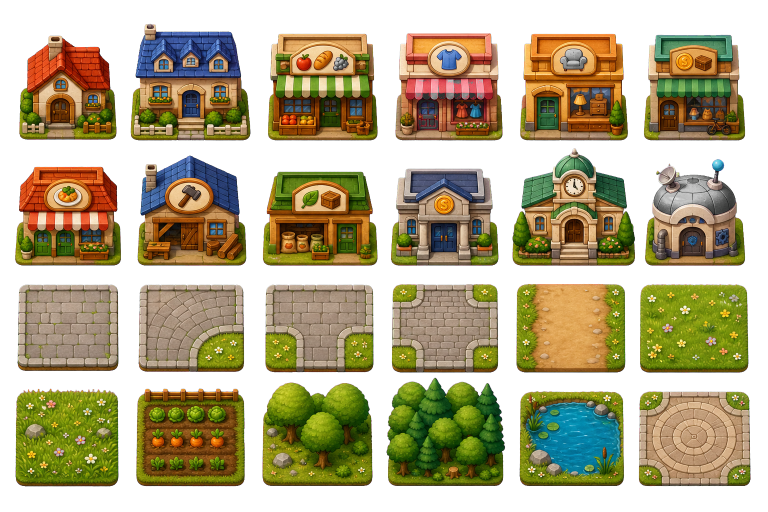
#> input picture map-assets/assets/town_blocks/source/town_blocks_atlas.png, 1536 x 1024 px (shown at 1/2 size)
$ python split_town_blocks.py
#> lines starting #> are read from the running program, lines starting #| are printed output that depends on the picture
#> in main, atlas is the input picture: PIL image 1536x1024 RGBA; mean R, G, B, A 77.7, 68.7, 36.2, 151.9
from __future__ import annotations

import json
import math
import random
from pathlib import Path

from PIL import Image, ImageDraw


ROOT = Path(__file__).resolve().parents[1]
SOURCE = ROOT / "assets" / "town_blocks" / "source" / "town_blocks_atlas.png"
SPRITES = ROOT / "assets" / "town_blocks" / "sprites"
TILES = ROOT / "assets" / "town_blocks" / "tiles"
SEAMLESS_TILES = ROOT / "assets" / "town_blocks" / "seamless_tiles"
DOCS = ROOT / "assets" / "town_blocks" / "docs"
META = ROOT / "assets" / "town_blocks" / "atlas.json"

TILE_SIZE = 256
COLUMNS = 6

ASSETS = [
    ("house_red", "building", "small cozy house with red roof"),
    ("house_blue", "building", "larger house with blue roof"),
    ("shop_food", "building", "food shop"),
    ("shop_clothing", "building", "clothing shop"),
    ("shop_interior", "building", "interior and furniture shop"),
    ("shop_pawn", "building", "pawn or secondhand shop"),
    ("restaurant", "building", "small restaurant"),
    ("builder_shop", "building", "construction and carpenter shop"),
    ("farm_coop", "building", "agricultural cooperative shop"),
    ("bank", "building", "small bank"),
    ("town_hall", "building", "town hall or community building"),
    ("agent_hut", "building", "tiny agent hut or workshop"),
    ("road_straight", "road", "straight cobblestone road tile"),
    ("road_corner", "road", "curved road corner tile"),
    ("road_t", "road", "road T-junction tile"),
    ("road_cross", "road", "road crossing tile"),
    ("dirt_path", "terrain", "dirt path tile"),
    ("grass_field", "terrain", "grassy field tile with flowers"),
    ("wild_meadow", "terrain", "wild meadow tile"),
    ("farm_plot", "terrain", "farm plot tile"),
    ("forest_edge", "obstacle", "forest edge block"),
    ("dense_forest", "obstacle", "dense forest block"),
    ("pond_edge", "water", "pond or water edge tile"),
    ("plaza_stone", "terrain", "plaza stone tile"),
]


BACKGROUND_KINDS = {"road", "terrain", "water", "obstacle"}


def color_shift(color: tuple[int, int, int], amount: int) -> tuple[int, int, int]:
    return tuple(max(0, min(255, channel + amount)) for channel in color)


def draw_scattered_detail(draw: ImageDraw.ImageDraw, rng: random.Random, kind: str) -> None:
    if kind in {"grass_field", "wild_meadow", "forest_edge", "dense_forest"}:
        flower_colors = [(245, 231, 92), (255, 174, 105), (245, 246, 235), (225, 123, 170)]
        count = 34 if kind == "grass_field" else 22
        if kind in {"forest_edge", "dense_forest"}:
            count = 8
        for _ in range(count):
            x = rng.randrange(8, TILE_SIZE - 8)
            y = rng.randrange(8, TILE_SIZE - 8)
            color = rng.choice(flower_colors)
            draw.ellipse((x - 2, y - 2, x + 2, y + 2), fill=color)
        for _ in range(80):
            x = rng.randrange(TILE_SIZE)
            y = rng.randrange(TILE_SIZE)
            draw.line((x, y, x + rng.randrange(-2, 3), y - rng.randrange(2, 7)), fill=(75, 136, 42), width=1)


def draw_stone_grid(draw: ImageDraw.ImageDraw, base: tuple[int, int, int], mortar: tuple[int, int, int]) -> None:
    draw.rectangle((0, 0, TILE_SIZE, TILE_SIZE), fill=base)
    cell_w, cell_h = 32, 24
    for y in range(-cell_h, TILE_SIZE + cell_h, cell_h):
        offset = 0 if (y // cell_h) % 2 == 0 else cell_w // 2
        for x in range(-cell_w, TILE_SIZE + cell_w, cell_w):
            x0 = x + offset
            draw.rounded_rectangle((x0 + 2, y + 2, x0 + cell_w - 2, y + cell_h - 2), radius=4, fill=color_shift(base, 10), outline=mortar, width=2)


def make_seamless_tile(asset_id: str, kind: str, fallback: Image.Image) -> Image.Image:
    rng = random.Random(asset_id)
    tile = Image.new("RGBA", (TILE_SIZE, TILE_SIZE), (118, 160, 54, 255))
    draw = ImageDraw.Draw(tile, "RGBA")

    if asset_id in {"grass_field", "wild_meadow"}:
        base = (111, 164, 54) if asset_id == "grass_field" else (91, 151, 55)
        draw.rectangle((0, 0, TILE_SIZE, TILE_SIZE), fill=base)
        for y in range(0, TILE_SIZE, 16):
            draw.line((0, y, TILE_SIZE, y), fill=(*color_shift(base, 10), 70), width=2)
        draw_scattered_detail(draw, rng, asset_id)
    elif asset_id == "farm_plot":
        draw.rectangle((0, 0, TILE_SIZE, TILE_SIZE), fill=(111, 72, 38))
        for y in range(16, TILE_SIZE, 32):
            draw.rounded_rectangle((0, y - 8, TILE_SIZE, y + 8), radius=8, fill=(94, 59, 31))
            for x in range(16, TILE_SIZE, 32):
                draw.ellipse((x - 7, y - 7, x + 7, y + 7), fill=(80, 151, 52))
                draw.ellipse((x - 3, y - 13, x + 9, y - 1), fill=(98, 178, 61))
    elif asset_id == "dirt_path":
        draw.rectangle((0, 0, TILE_SIZE, TILE_SIZE), fill=(196, 137, 75))
        for _ in range(130):
            x = rng.randrange(TILE_SIZE)
            y = rng.randrange(TILE_SIZE)
            r = rng.randrange(1, 4)
            shade = rng.choice([(171, 111, 61), (219, 164, 95), (139, 100, 71)])
            draw.ellipse((x - r, y - r, x + r, y + r), fill=(*shade, 135))
    elif asset_id.startswith("road") or asset_id == "plaza_stone":
        if asset_id == "plaza_stone":
            draw.rectangle((0, 0, TILE_SIZE, TILE_SIZE), fill=(188, 160, 125))
            for radius in range(24, 170, 28):
                draw.ellipse((128 - radius, 128 - radius, 128 + radius, 128 + radius), outline=(132, 108, 86), width=3)
            for angle in range(0, 360, 30):
                end_x = 128 + int(190 * math.cos(math.radians(angle)))
                end_y = 128 + int(190 * math.sin(math.radians(angle)))
                draw.line((128, 128, end_x, end_y), fill=(132, 108, 86), width=2)
        else:
            draw_stone_grid(draw, (154, 148, 132), (104, 100, 90))
    elif asset_id in {"forest_edge", "dense_forest"}:
        draw.rectangle((0, 0, TILE_SIZE, TILE_SIZE), fill=(53, 113, 45))
        count = 22 if asset_id == "dense_forest" else 14
        for _ in range(count):
            x = rng.randrange(-12, TILE_SIZE + 12)
            y = rng.randrange(-12, TILE_SIZE + 12)
            r = rng.randrange(22, 42)
            color = rng.choice([(58, 128, 52), (76, 151, 55), (45, 104, 67), (95, 166, 55)])
            draw.ellipse((x - r, y - r, x + r, y + r), fill=color)
            draw.ellipse((x - r + 8, y - r + 7, x + r - 10, y + r - 12), fill=(*color_shift(color, 18), 95))
        draw_scattered_detail(draw, rng, asset_id)
    elif asset_id == "pond_edge":
        draw.rectangle((0, 0, TILE_SIZE, TILE_SIZE), fill=(54, 153, 184))
        for y in range(18, TILE_SIZE, 28):
            draw.arc((-20, y - 16, 120, y + 24), 10, 170, fill=(104, 203, 222), width=3)
            draw.arc((120, y - 18, 280, y + 26), 190, 350, fill=(38, 120, 164), width=2)
        for _ in range(18):
            x = rng.randrange(TILE_SIZE)
            y = rng.randrange(TILE_SIZE)
            draw.ellipse((x - 8, y - 3, x + 8, y + 3), fill=(77, 178, 101, 160))
    else:
        return filled_tile(fallback)

    tile.putalpha(255)
    return tile


def find_components(atlas: Image.Image) -> list[tuple[int, int, int, int]]:
    alpha = atlas.getchannel("A")
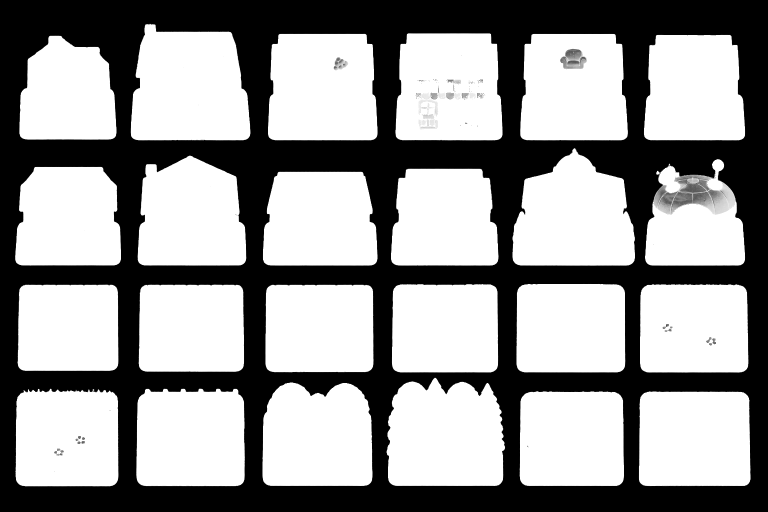
#> alpha: PIL image 1536x1024 L (shown at 1/2 size); min 0, max 255, mean 151.9
    width, height = atlas.size
#> width = 1536; height = 1024
    seen = bytearray(width * height)
    components: list[tuple[int, tuple[int, int, int, int]]] = []

    for start_y in range(height):
        for start_x in range(width):
            start_index = start_y * width + start_x
            if seen[start_index] or alpha.getpixel((start_x, start_y)) <= 10:
                continue

            stack = [(start_x, start_y)]
            seen[start_index] = 1
            xs: list[int] = []
            ys: list[int] = []

            while stack:
                x, y = stack.pop()
                xs.append(x)
                ys.append(y)
                for nx, ny in ((x + 1, y), (x - 1, y), (x, y + 1), (x, y - 1)):
                    if 0 <= nx < width and 0 <= ny < height:
                        index = ny * width + nx
                        if not seen[index] and alpha.getpixel((nx, ny)) > 10:
                            seen[index] = 1
                            stack.append((nx, ny))

            if len(xs) > 100:
                components.append((len(xs), (min(xs), min(ys), max(xs) + 1, max(ys) + 1)))

    boxes = [box for _, box in components]
    boxes.sort(key=lambda box: ((box[1] + box[3]) / 2, (box[0] + box[2]) / 2))
    rows = [boxes[i : i + COLUMNS] for i in range(0, len(boxes), COLUMNS)]
    if len(rows) != 4 or any(len(row) != COLUMNS for row in rows):
        raise ValueError(f"Expected 24 large components in 4 rows, got {len(boxes)}")
    ordered: list[tuple[int, int, int, int]] = []
    for row in rows:
        ordered.extend(sorted(row, key=lambda box: (box[0] + box[2]) / 2))
    return ordered


def padded_box(box: tuple[int, int, int, int], image_size: tuple[int, int], padding: int = 4) -> tuple[int, int, int, int]:
    x0, y0, x1, y1 = box
    width, height = image_size
    return (max(0, x0 - padding), max(0, y0 - padding), min(width, x1 + padding), min(height, y1 + padding))


def placed_sprite(atlas: Image.Image, box: tuple[int, int, int, int], kind: str) -> tuple[Image.Image, dict[str, int]]:
    crop = atlas.crop(padded_box(box, atlas.size))
    bbox = crop.getchannel("A").getbbox()
    if bbox is None:
        return Image.new("RGBA", (TILE_SIZE, TILE_SIZE), (0, 0, 0, 0)), {"x": 0, "y": 0, "w": 0, "h": 0}
    crop = crop.crop(bbox)
    if crop.width > TILE_SIZE or crop.height > TILE_SIZE:
        scale = min(TILE_SIZE / crop.width, TILE_SIZE / crop.height)
        crop = crop.resize((int(crop.width * scale), int(crop.height * scale)), Image.Resampling.LANCZOS)

    sprite = Image.new("RGBA", (TILE_SIZE, TILE_SIZE), (0, 0, 0, 0))
    x = (TILE_SIZE - crop.width) // 2
    if kind in {"building", "obstacle", "water"}:
        y = TILE_SIZE - crop.height - 18
    else:
        y = (TILE_SIZE - crop.height) // 2
    y = max(0, min(TILE_SIZE - crop.height, y))
    sprite.alpha_composite(crop, (x, y))
    return sprite, {"x": x, "y": y, "w": crop.width, "h": crop.height}


def filled_tile(sprite: Image.Image) -> Image.Image:
    """Place a sprite on an opaque representative color so background tiles meet cleanly."""
    source = sprite.convert("RGBA")
    bbox = source.getchannel("A").getbbox()
    if bbox is not None:
        source = source.crop(bbox).resize((TILE_SIZE, TILE_SIZE), Image.Resampling.LANCZOS)
    colors: dict[tuple[int, int, int], int] = {}
    raw = source.tobytes()
    for index in range(0, len(raw), 4):
        r, g, b, a = raw[index], raw[index + 1], raw[index + 2], raw[index + 3]
        if a > 230 and r + g + b > 80:
            key = (round(r / 16) * 16, round(g / 16) * 16, round(b / 16) * 16)
            colors[key] = colors.get(key, 0) + 1
    fill = max(colors.items(), key=lambda item: item[1])[0] if colors else (128, 160, 104)
    out = Image.new("RGBA", source.size, (*fill, 255))
    out.alpha_composite(source)
    return out


def collision_for(kind: str, content: dict[str, int]) -> dict[str, object]:
    if kind not in {"building", "obstacle", "water"}:
        return {"type": "none", "solid": False}
    if kind == "building":
        rect = {
            "x": content["x"] + round(content["w"] * 0.12),
            "y": content["y"] + round(content["h"] * 0.66),
            "w": round(content["w"] * 0.76),
            "h": max(24, round(content["h"] * 0.22)),
        }
    elif kind == "water":
        rect = {
            "x": content["x"] + round(content["w"] * 0.05),
            "y": content["y"] + round(content["h"] * 0.18),
            "w": round(content["w"] * 0.90),
            "h": round(content["h"] * 0.62),
        }
    else:
        rect = {
            "x": content["x"] + round(content["w"] * 0.06),
            "y": content["y"] + round(content["h"] * 0.18),
            "w": round(content["w"] * 0.88),
            "h": round(content["h"] * 0.70),
        }
    return {"type": "rect", "solid": True, **rect}


def main() -> None:
    SPRITES.mkdir(parents=True, exist_ok=True)
    TILES.mkdir(parents=True, exist_ok=True)
    SEAMLESS_TILES.mkdir(parents=True, exist_ok=True)
    DOCS.mkdir(parents=True, exist_ok=True)

    atlas = Image.open(SOURCE).convert("RGBA")
    component_boxes = find_components(atlas)
#> component_boxes = 24 items, first 6: (38, 71, 233, 280), (261, 47, 501, 281), (536, 67, 756, 281), (790, 66, 1006, 281), (1040, 67, 1256, 281), (1287, 69, 1491, 281)
    manifest: dict[str, object] = {
        "tileSize": TILE_SIZE,
        "columns": COLUMNS,
        "camera": "3/4 top-down orthographic",
        "anchor": {"x": 128, "y": 224, "meaning": "bottom-center gameplay anchor"},
        "collisionGuidance": "Use the supplied simple rects for buildings, forest, and water. Roads and terrain are passable.",
        "assets": [],
    }

    preview = Image.new("RGBA", (COLUMNS * TILE_SIZE, 4 * TILE_SIZE), (255, 255, 255, 255))
#> preview: PIL image 1536x1024 RGBA; every value is 255
    overlay = Image.new("RGBA", (COLUMNS * TILE_SIZE, 4 * TILE_SIZE), (255, 255, 255, 255))
    seamless_preview = Image.new("RGBA", (COLUMNS * TILE_SIZE, 4 * TILE_SIZE), (255, 255, 255, 255))

    for index, (name, kind, description) in enumerate(ASSETS):
        col = index % COLUMNS
        row = index // COLUMNS
        source_box = component_boxes[index]
        sprite, content_box = placed_sprite(atlas, source_box, kind)
        collision = collision_for(kind, content_box)
        sprite_path = SPRITES / f"{name}.png"
        sprite.save(sprite_path)
        tile_path = TILES / f"{name}.png"
        filled_tile(sprite).save(tile_path)
        seamless_path = SEAMLESS_TILES / f"{name}.png"
        seamless = make_seamless_tile(name, kind, sprite)
        seamless.save(seamless_path)

        preview.alpha_composite(sprite, (col * TILE_SIZE, row * TILE_SIZE))
        seamless_preview.alpha_composite(seamless, (col * TILE_SIZE, row * TILE_SIZE))
        overlay.alpha_composite(sprite, (col * TILE_SIZE, row * TILE_SIZE))
        if collision["type"] == "rect":
            draw = ImageDraw.Draw(overlay, "RGBA")
            x0 = col * TILE_SIZE + int(collision["x"])
            y0 = row * TILE_SIZE + int(collision["y"])
            x1 = x0 + int(collision["w"])
            y1 = y0 + int(collision["h"])
            draw.rectangle((x0, y0, x1, y1), outline=(255, 40, 40, 255), width=4, fill=(255, 40, 40, 42))

        manifest["assets"].append(
            {
                "id": name,
                "file": f"sprites/{name}.png",
                "tileFile": f"tiles/{name}.png",
                "seamlessTileFile": f"seamless_tiles/{name}.png",
                "kind": kind,
                "description": description,
                "atlasIndex": index,
                "sourceBounds": {"x": source_box[0], "y": source_box[1], "w": source_box[2] - source_box[0], "h": source_box[3] - source_box[1]},
                "spriteContentBounds": content_box,
                "recommendedLayer": "background" if kind in BACKGROUND_KINDS else "object",
                "collision": collision,
            }
        )
#> this loop made 24 passes
#> (source_box, content_box, rect in collision_for) on passes 1 to 4: ((38, 71, 233, 280), {'x': 30, 'y': 29, 'w': 195, 'h': 209}, {'x': 53, 'y': 167, 'w': 148, 'h': 46}), ((261, 47, 501, 281), {'x': 8, 'y': 4, 'w': 240, 'h': 234}, {'x': 37, 'y': 158, 'w': 182, 'h': 51}), ((536, 67, 756, 281), {'x': 18, 'y': 24, 'w': 220, 'h': 214}, {'x': 44, 'y': 165, 'w': 167, 'h': 47}), ((790, 66, 1006, 281), {'x': 20, 'y': 23, 'w': 216, 'h': 215}, {'x': 46, 'y': 165, 'w': 164, 'h': 47})
#> content_box on passes 13 to 18: {'x': 26, 'y': 41, 'w': 203, 'h': 173}, {'x': 21, 'y': 40, 'w': 213, 'h': 175}, {'x': 19, 'y': 40, 'w': 217, 'h': 176}, {'x': 21, 'y': 39, 'w': 214, 'h': 178}, {'x': 18, 'y': 39, 'w': 219, 'h': 178}, {'x': 19, 'y': 39, 'w': 217, 'h': 178}
#> pass 1, in placed_sprite, `crop = atlas.crop(padded_box(box, atlas.size))`:
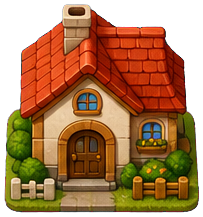
#> crop: PIL image 203x217 RGBA; mean R, G, B, A 107.8, 63.7, 25.9, 190.6; transparent parts drawn white
#> pass 1, in main, `sprite, content_box = placed_sprite(atlas, source_box, kind)`:
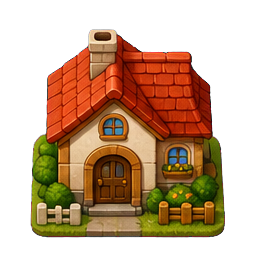
#> sprite: PIL image 256x256 RGBA; mean R, G, B, A 72.4, 42.8, 17.4, 128.1; transparent parts drawn white
#> after the loop:
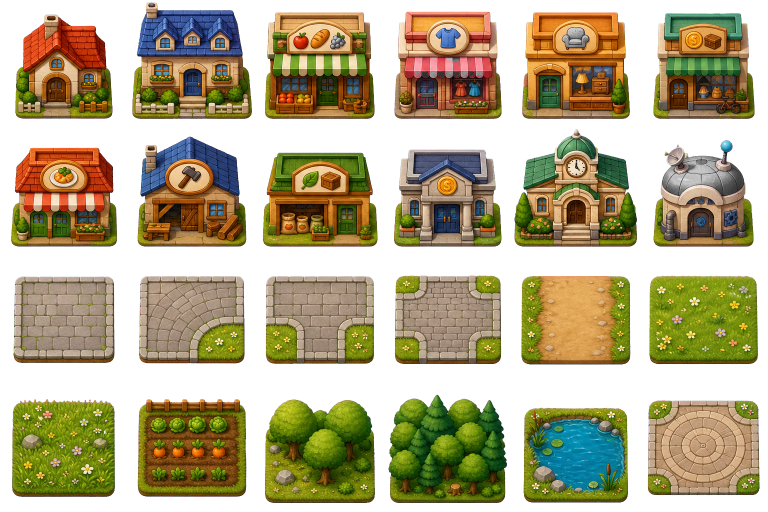
#> preview: PIL image 1536x1024 RGBA (shown at 1/2 size); mean R, G, B, A 180.2, 171.2, 138.7, 255
#> after the loop:
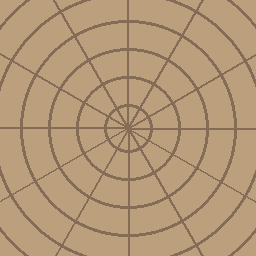
#> seamless: PIL image 256x256 RGBA; mean R, G, B, A 179.9, 152.5, 119.4, 255
#> after the loop:
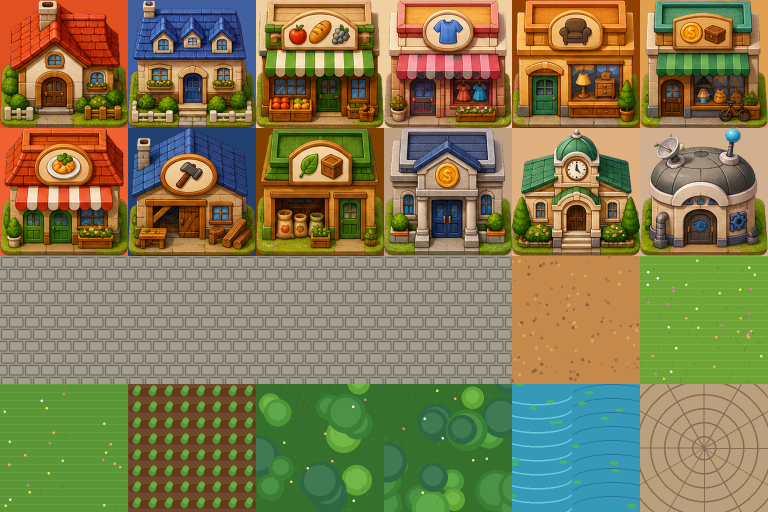
#> seamless_preview: PIL image 1536x1024 RGBA (shown at 1/2 size); mean R, G, B, A 129.8, 122.4, 80.6, 255
#> after the loop:
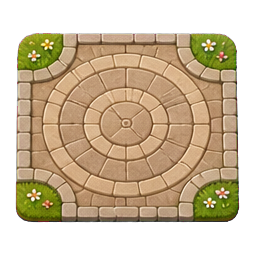
#> sprite: PIL image 256x256 RGBA; mean R, G, B, A 111.2, 93.9, 66.4, 160.8; transparent parts drawn white

    preview.save(DOCS / "town_blocks_preview.png")
    seamless_preview.save(DOCS / "town_blocks_seamless_tiles_preview.png")
    overlay.save(DOCS / "town_blocks_collision_overlay.png")
    META.write_text(json.dumps(manifest, ensure_ascii=False, indent=2) + "\n", encoding="utf-8")


if __name__ == "__main__":
    main()
